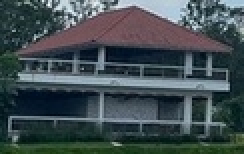
#> input picture Original Input Images/Chapter 9/2211.jpg, 122 x 77 px, shrunk from 202 x 127 before the run, found by its file name (shown 2 times larger)
$ python 'RootSIFT detector for keypoint matching.py'
#> lines starting #> are read from the running program, lines starting #| are printed output that depends on the picture
import cv2
import numpy as np

image1 = cv2.imread('2211.jpg', cv2.IMREAD_GRAYSCALE)
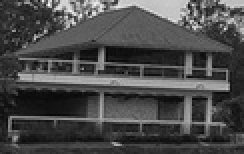
#> image1: shape (77, 122) (shown 2 times larger); min 4, max 255, mean 74.1
image2 = cv2.imread('22.jpg', cv2.IMREAD_GRAYSCALE)
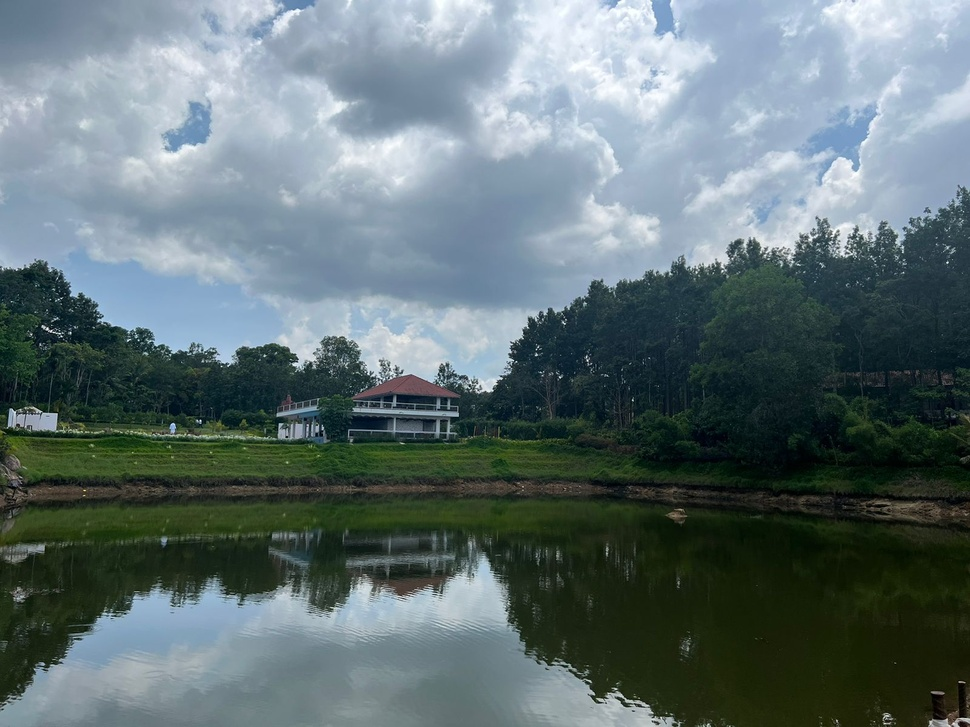
#> input picture Original Input Images/Chapter 4/22.jpg, 970 x 727 px, shrunk from 1600 x 1200 before the run, found by its file name
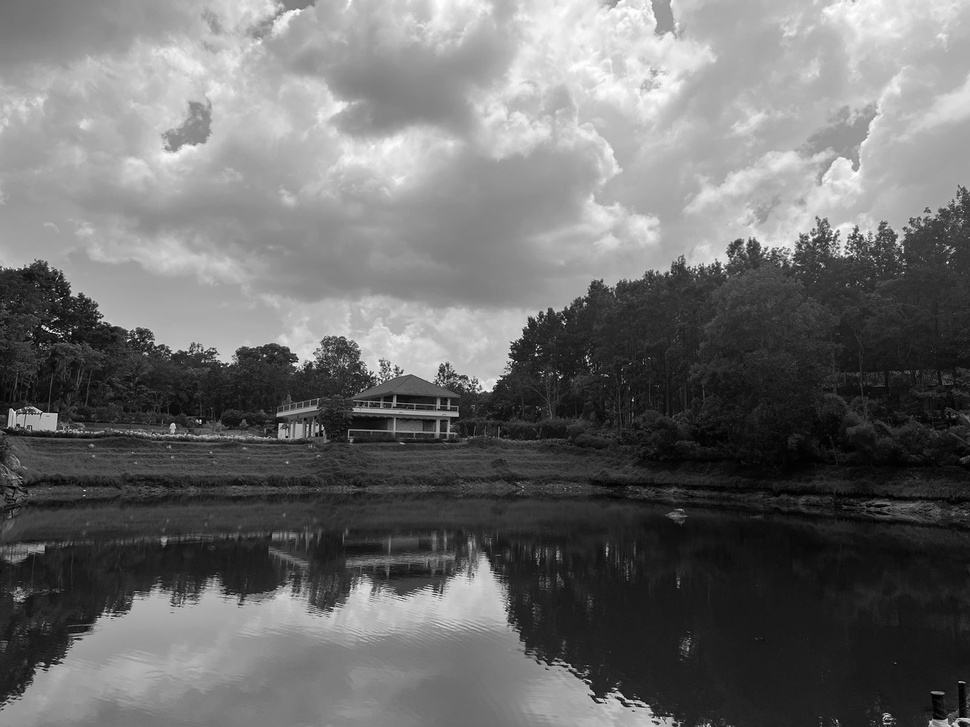
#> image2: shape (727, 970); min 0, max 255, mean 108.8

# Rotate image
angle = 45
rows, cols = image1.shape[:2]
#> rows = 77; cols = 122
rotation_matrix = cv2.getRotationMatrix2D((cols / 2, rows / 2), angle, 1)
rotated_image = cv2.warpAffine(image1, rotation_matrix, (cols, rows))
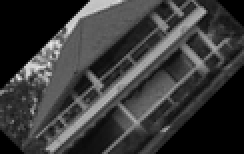
#> rotated_image: shape (77, 122) (shown 2 times larger); min 0, max 236, mean 57.7
image1 = rotated_image.copy()

# Initialize the SIFT detector
sift = cv2.SIFT_create()

# Detect keypoints and compute descriptors
keypoints1, descriptors1 = sift.detectAndCompute(image1, None)
#> keypoints1 = 108 keypoints; strongest (x, y, size): (9, 38, 2.1), (35, 13, 3.5), (15, 33, 4.5), (25, 22, 2.6)
keypoints2, descriptors2 = sift.detectAndCompute(image2, None)
#> keypoints2 = 1674 keypoints; strongest (x, y, size): (47, 329, 1.9), (536, 355, 1.9), (43, 327, 2.4), (323, 428, 1.9)

# Compute RootSIFT descriptors
epsilon = 1e-7  # Small constant to avoid division by zero
descriptors1 /= (descriptors1.sum(axis=1, keepdims=True) + epsilon)
descriptors1 = np.sqrt(descriptors1)

descriptors2 /= (descriptors2.sum(axis=1, keepdims=True) + epsilon)
descriptors2 = np.sqrt(descriptors2)

# Create a BFMatcher object
matcher = cv2.BFMatcher()

# Match descriptors
matches = matcher.knnMatch(descriptors1, descriptors2, k=2)
#> matches = 108 matches

# Filter good matches
good_matches = []
for m, n in matches:
    if m.distance < 0.75 * n.distance:
        good_matches.append(m)
#> this loop made 108 passes
#> after the loop, good_matches = 41 matches

good_matches = good_matches[:15]
#> good_matches = 15 matches

# Draw matches
matched_image = cv2.drawMatches(image1, keypoints1, image2, keypoints2, good_matches, None, flags=cv2.DrawMatchesFlags_NOT_DRAW_SINGLE_POINTS)
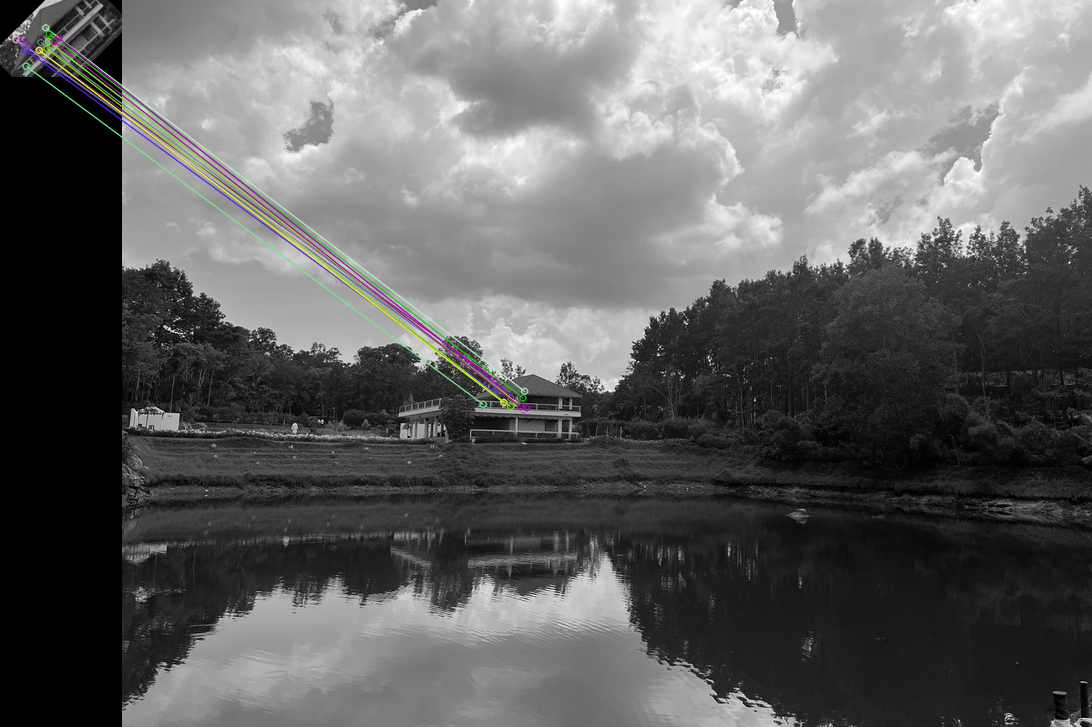
#> matched_image: shape (727, 1092, 3); mean of channels 0, 1, 2 97.2, 97.5, 97.4; drawn as B, G, R

cv2.imwrite('root2.jpg', matched_image)
cv2.waitKey(0)
cv2.destroyAllWindows()
